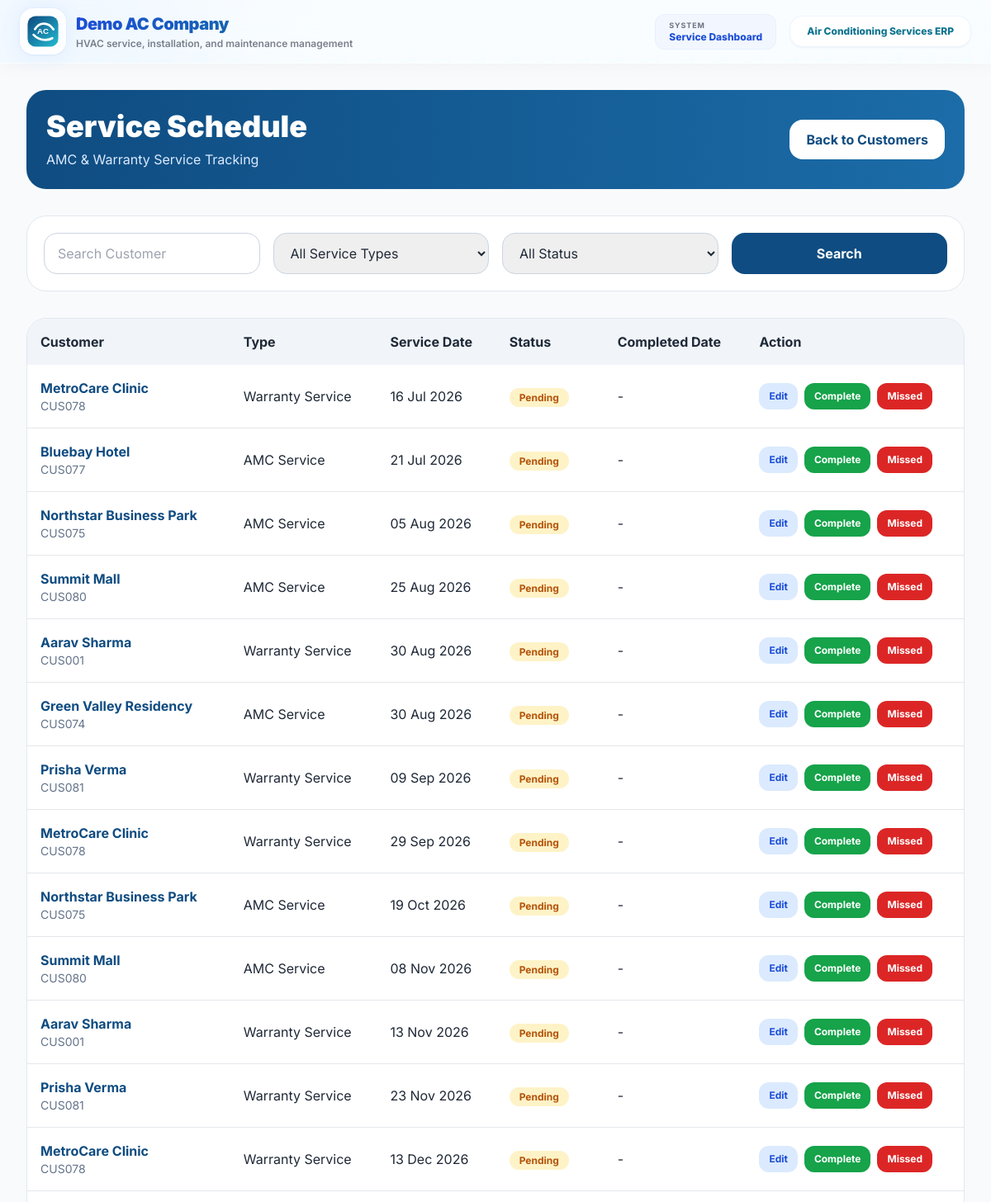
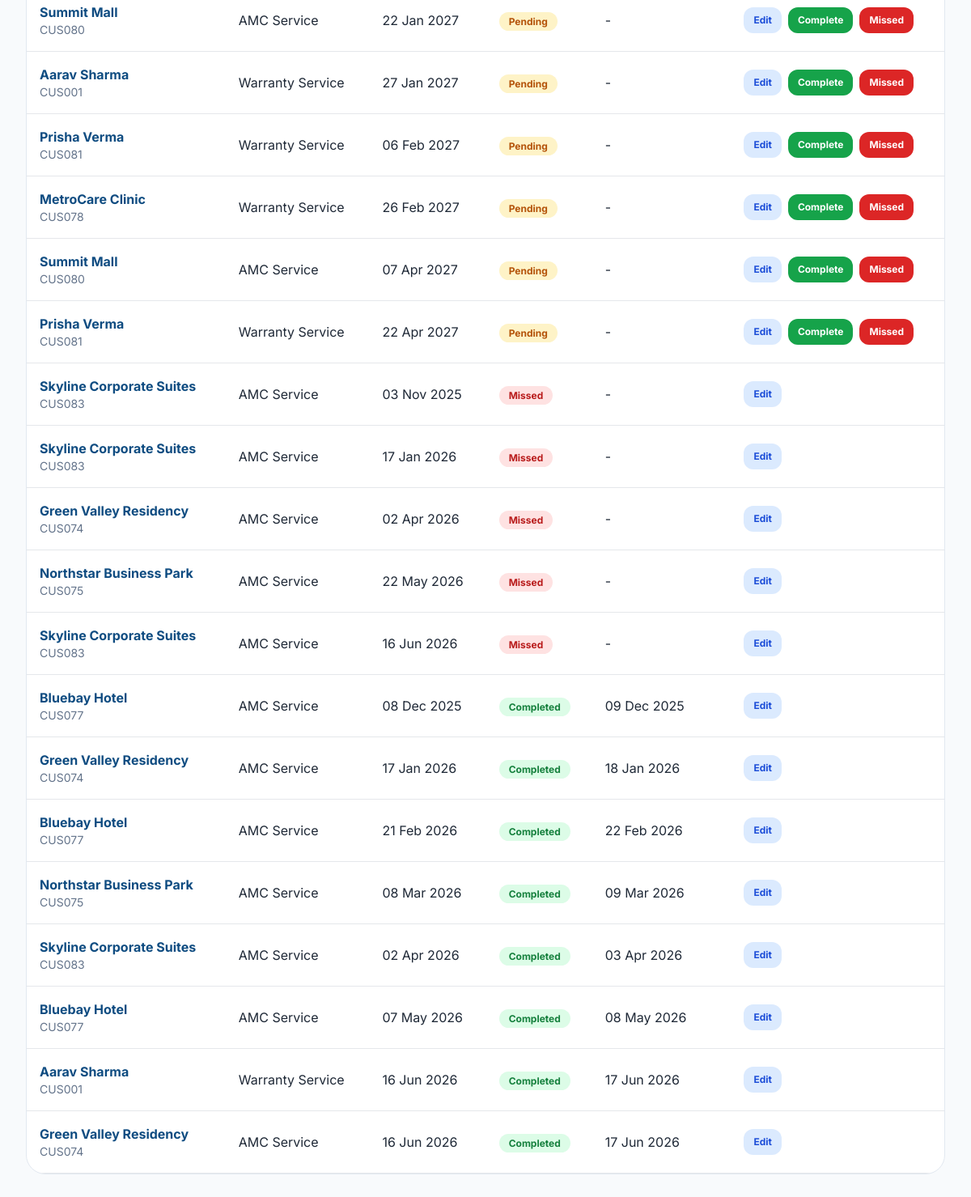
/customers/service-schedules/ (signed in), run on the app's committed database (2 pictures, top to bottom).
### customers/models.py (models this page shows, shortened)
class CustomerServiceSchedule(models.Model):
    SERVICE_TYPE_CHOICES = (
        ("WARRANTY", "Warranty Service"),
        ("AMC", "AMC Service"),
    )
    STATUS_CHOICES = (
        ("PENDING", "Pending"),
        ("COMPLETED", "Completed"),
        ("MISSED", "Missed"),
    )
    customer = models.ForeignKey(
        Customer,
        on_delete=models.CASCADE,
        related_name="service_schedules"
    )
    service_type = models.CharField(
        max_length=20,
        choices=SERVICE_TYPE_CHOICES
    )
    service_date = models.DateField()
    status = models.CharField(
        max_length=20,
        choices=STATUS_CHOICES,
        default="PENDING"
    )
    completed_date = models.DateField(blank=True, null=True)
    complaint_title = models.CharField(
        max_length=200,
        blank=True,
        null=True
    )
    complaint_description = models.TextField(
        blank=True,
        null=True
    )
    complaint_register = models.FileField(
        upload_to="complaint_registers/",
        blank=True,
        null=True
    )
    remarks = models.TextField(blank=True, null=True)
    created_at = models.DateTimeField(auto_now_add=True)
    updated_at = models.DateTimeField(auto_now=True)
    class Meta:
        unique_together = ("customer", "service_type", "service_date")
        ordering = ["service_date"]

class Customer(models.Model):
    CUSTOMER_CATEGORY_CHOICES = (
        ("GENERAL", "General Customer"),
        ("WARRANTY", "Warranty Customer"),
        ("AMC", "AMC Customer"),
    )
    customer_id = models.CharField(max_length=20, unique=True, blank=True)
    customer_category = models.CharField(
        max_length=20,
        choices=CUSTOMER_CATEGORY_CHOICES,
        default="GENERAL"
    )
    customer_name = models.CharField(max_length=200)
    company_name = models.CharField(max_length=200, blank=True, null=True)
    phone_number = models.CharField(max_length=15)
    whatsapp_number = models.CharField(max_length=15, blank=True, null=True)
    email = models.EmailField(blank=True, null=True)
    gst_number = models.CharField(max_length=30, blank=True, null=True)
    address = models.TextField(blank=True, null=True)
    landmark = models.CharField(max_length=200, blank=True, null=True)
    city = models.CharField(max_length=100, blank=True, null=True)
    state = models.CharField(max_length=100, blank=True, null=True)
    pincode = models.CharField(max_length=10, blank=True, null=True)
    remarks = models.TextField(blank=True, null=True)
    warranty_start_date = models.DateField(blank=True, null=True)
    warranty_end_date = models.DateField(blank=True, null=True)
    amc_start_date = models.DateField(blank=True, null=True)
    amc_end_date = models.DateField(blank=True, null=True)
    is_active = models.BooleanField(default=True)
    created_by = models.ForeignKey(
        User,
        on_delete=models.SET_NULL,
        blank=True,
        null=True,
        related_name="created_customers"
    )
    created_at = models.DateTimeField(auto_now_add=True)
    updated_at = models.DateTimeField(auto_now=True)
    class Meta:
        ordering = ["-id"]

### customers/views.py (the view, shortened to what this page needs)
@login_required
def customer_service_schedule_list(request):
    profile = get_profile(request)
    search = request.GET.get("search", "").strip()
    service_type = request.GET.get("service_type", "").strip()
    status = request.GET.get("status", "").strip()
    schedules = CustomerServiceSchedule.objects.select_related(
        "customer"
    ).annotate(
        status_order=Case(
            When(status="PENDING", then=Value(0)),
            When(status="MISSED", then=Value(1)),
            When(status="COMPLETED", then=Value(2)),
            default=Value(3),
            output_field=IntegerField(),
        )
    ).all().order_by("status_order", "service_date")
    if service_type:
        schedules = schedules.filter(service_type=service_type)
    if status:
        schedules = schedules.filter(status=status)
    return render(request, "customer_service_schedule_list.html", {
        "profile": profile,
        "schedules": schedules,
        "search": search,
        "service_type": service_type,
        "status": status,
        "service_type_choices": CustomerServiceSchedule.SERVICE_TYPE_CHOICES,
        "status_choices": CustomerServiceSchedule.STATUS_CHOICES,
    })

### customers/views.py (called while the page is built)
def get_profile(request):
    profile, created = Profile.objects.get_or_create(
        user=request.user,
        defaults={
            "role": "MANAGER"
        }
    )
    return profile

### puriaccooling/context_processors.py (called while the page is built)
def branding(request):
    return {"BRAND": APP_BRANDING}

### templates/customer_service_schedule_list.html (shortened to what this page needs)
{% extends 'base.html' %}
{% block content %}
<div class="min-h-screen bg-slate-50 px-4 sm:px-6 lg:px-8 py-8">
    <div class="max-w-7xl mx-auto">
        <div class="bg-gradient-to-r from-[#0F4C81] to-[#1B6CA8] rounded-3xl p-6 mb-8">
            <div class="flex flex-col md:flex-row md:justify-between md:items-center gap-4">
                <div>
                    <h1 class="text-4xl font-black text-white">
                        Service Schedule
                    </h1>
                    <p class="text-blue-100 mt-2">
                        AMC & Warranty Service Tracking
                    </p>
                </div>
                <a href="{% url 'customer_list' %}"
                   class="bg-white text-[#0F4C81] px-5 py-3 rounded-2xl font-bold">
                    Back to Customers
                </a>
            </div>
        </div>
        <div class="bg-white rounded-3xl border border-slate-200 p-5 mb-8">
            <form method="GET">
                <div class="grid grid-cols-1 md:grid-cols-4 gap-4">
                    <input type="text"
                           name="search"
                           value="{{ search }}"
                           placeholder="Search Customer"
                           class="border border-slate-300 rounded-2xl px-4 py-3">
                    <select name="service_type"
                            class="border border-slate-300 rounded-2xl px-4 py-3">
                        <option value="">All Service Types</option>
                    </select>
                    <select name="status"
                            class="border border-slate-300 rounded-2xl px-4 py-3">
                        <option value="">All Status</option>
                    </select>
                    <button type="submit"
                            class="bg-[#0F4C81] text-white rounded-2xl font-bold">
                        Search
                    </button>
                </div>
            </form>
        </div>
        <div class="bg-white rounded-3xl border border-slate-200 overflow-hidden">
            <div class="overflow-x-auto">
                <table class="w-full">
                    <thead class="bg-slate-100">
                        <tr>
                            <th class="px-4 py-4 text-left">
                                Customer
                            </th>
                            <th class="px-4 py-4 text-left">
                                Type
                            </th>
                            <th class="px-4 py-4 text-left">
                                Service Date
                            </th>
                            <th class="px-4 py-4 text-left">
                                Status
                            </th>
                            <th class="px-4 py-4 text-left">
                                Completed Date
                            </th>
                            <th class="px-4 py-4 text-left">
                                Action
                            </th>
                        </tr>
                    </thead>
                    <tbody>
                        {% for schedule in schedules %}
                        <tr class="border-b">
                            <td class="px-4 py-4">
                                <a href="{% url 'customer_detail' schedule.customer.id %}"
                                   class="font-bold text-[#0F4C81] hover:underline">
                                    {{ schedule.customer.customer_name }}
                                </a>
                                <div class="text-sm text-slate-500">
                                    {{ schedule.customer.customer_id }}
                                </div>
                            </td>
                            <td class="px-4 py-4">
                                {{ schedule.get_service_type_display }}
                            </td>
                            <td class="px-4 py-4">
                                {{ schedule.service_date|date:"d M Y" }}
                            </td>
                            <td class="px-4 py-4">
                                {% if schedule.status == "COMPLETED" %}
                                <span class="bg-green-100 text-green-700 px-3 py-1 rounded-full text-xs font-bold">
                                    Completed
                                </span>
                                {% elif schedule.status == "MISSED" %}
                                <span class="bg-red-100 text-red-700 px-3 py-1 rounded-full text-xs font-bold">
                                    Missed
                                </span>
                                {% else %}
                                <span class="bg-amber-100 text-amber-700 px-3 py-1 rounded-full text-xs font-bold">
                                    Pending
                                </span>
                                {% endif %}
                            </td>
                            <td class="px-4 py-4">
                                {{ schedule.completed_date|date:"d M Y"|default:"-" }}
                            </td>
                            <td class="px-4 py-4">
                                <div class="flex gap-2">
                                    <a href="{% url 'edit_service_schedule' schedule.id %}?next=schedule_list"
                                       class="bg-blue-100 text-blue-700 px-3 py-2 rounded-xl text-xs font-bold">
                                        Edit
                                    </a>
                                    {% if schedule.status == "PENDING" %}
                                    <a href="{% url 'complete_service_schedule' schedule.id %}"
                                       class="bg-green-600 text-white px-3 py-2 rounded-xl text-xs font-bold">
                                        Complete
                                    </a>
                                    <a href="{% url 'mark_service_missed' schedule.id %}"
                                       class="bg-red-600 text-white px-3 py-2 rounded-xl text-xs font-bold">
                                        Missed
                                    </a>
                                    {% endif %}
                                </div>
                            </td>
                        </tr>
                        {% empty %}
                        <tr>
                            <td colspan="6" class="text-center py-10">
                                No Service Schedule Found
                            </td>
                        </tr>
                        {% endfor %}
                    </tbody>
                </table>
            </div>
        </div>
    </div>
</div>
{% endblock %}

### templates/base.html (style rules this page uses)
body { font-family: 'Inter', sans-serif; scroll-behavior: smooth; }
.soft-grid { background-image: linear-gradient(rgba(59, 130, 246, 0.08) 1px, transparent 1px), linear-gradient(90deg, rgba(59, 130, 246, 0.08) 1px, transparent 1px); background-size: 42px 42px; }

### data on the page
CustomerServiceSchedule: customer.customer_name "MetroCare Clinic", customer.customer_id "CUS078", service_type "Warranty Service", service_date "16 Jul 2026", status "Pending", completed_date "-"
CustomerServiceSchedule: customer.customer_name "Bluebay Hotel", customer.customer_id "CUS077", service_type "AMC Service", service_date "21 Jul 2026", status "Pending", completed_date "-"
CustomerServiceSchedule: customer.customer_name "Northstar Business Park", customer.customer_id "CUS075", service_type "AMC Service", service_date "05 Aug 2026", status "Pending", completed_date "-"
CustomerServiceSchedule: customer.customer_name "Summit Mall", customer.customer_id "CUS080", service_type "AMC Service", service_date "25 Aug 2026", status "Pending", completed_date "-"
CustomerServiceSchedule: customer.customer_name "Aarav Sharma", customer.customer_id "CUS001", service_type "Warranty Service", service_date "30 Aug 2026", status "Pending", completed_date "-"
CustomerServiceSchedule: customer.customer_name "Green Valley Residency", customer.customer_id "CUS074", service_type "AMC Service", service_date "30 Aug 2026", status "Pending", completed_date "-"
CustomerServiceSchedule: customer.customer_name "Prisha Verma", customer.customer_id "CUS081", service_type "Warranty Service", service_date "09 Sep 2026", status "Pending", completed_date "-"
CustomerServiceSchedule: customer.customer_name "MetroCare Clinic", customer.customer_id "CUS078", service_type "Warranty Service", service_date "29 Sep 2026", status "Pending", completed_date "-"
CustomerServiceSchedule: customer.customer_name "Northstar Business Park", customer.customer_id "CUS075", service_type "AMC Service", service_date "19 Oct 2026", status "Pending", completed_date "-"
CustomerServiceSchedule: customer.customer_name "Summit Mall", customer.customer_id "CUS080", service_type "AMC Service", service_date "08 Nov 2026", status "Pending", completed_date "-"
CustomerServiceSchedule: customer.customer_name "Aarav Sharma", customer.customer_id "CUS001", service_type "Warranty Service", service_date "13 Nov 2026", status "Pending", completed_date "-"
CustomerServiceSchedule: customer.customer_name "Prisha Verma", customer.customer_id "CUS081", service_type "Warranty Service", service_date "23 Nov 2026", status "Pending", completed_date "-"
CustomerServiceSchedule: customer.customer_name "MetroCare Clinic", customer.customer_id "CUS078", service_type "Warranty Service", service_date "13 Dec 2026", status "Pending", completed_date "-"
CustomerServiceSchedule: customer.customer_name "Summit Mall", customer.customer_id "CUS080", service_type "AMC Service", service_date "22 Jan 2027", status "Pending", completed_date "-"
CustomerServiceSchedule: customer.customer_name "Aarav Sharma", customer.customer_id "CUS001", service_type "Warranty Service", service_date "27 Jan 2027", status "Pending", completed_date "-"
CustomerServiceSchedule: customer.customer_name "Prisha Verma", customer.customer_id "CUS081", service_type "Warranty Service", service_date "06 Feb 2027", status "Pending", completed_date "-"
CustomerServiceSchedule: customer.customer_name "MetroCare Clinic", customer.customer_id "CUS078", service_type "Warranty Service", service_date "26 Feb 2027", status "Pending", completed_date "-"
CustomerServiceSchedule: customer.customer_name "Summit Mall", customer.customer_id "CUS080", service_type "AMC Service", service_date "07 Apr 2027", status "Pending", completed_date "-"
CustomerServiceSchedule: customer.customer_name "Prisha Verma", customer.customer_id "CUS081", service_type "Warranty Service", service_date "22 Apr 2027", status "Pending", completed_date "-"
CustomerServiceSchedule: customer.customer_name "Skyline Corporate Suites", customer.customer_id "CUS083", service_type "AMC Service", service_date "03 Nov 2025", status "Missed", completed_date "-"
CustomerServiceSchedule: customer.customer_name "Skyline Corporate Suites", customer.customer_id "CUS083", service_type "AMC Service", service_date "17 Jan 2026", status "Missed", completed_date "-"
CustomerServiceSchedule: customer.customer_name "Green Valley Residency", customer.customer_id "CUS074", service_type "AMC Service", service_date "02 Apr 2026", status "Missed", completed_date "-"
CustomerServiceSchedule: customer.customer_name "Northstar Business Park", customer.customer_id "CUS075", service_type "AMC Service", service_date "22 May 2026", status "Missed", completed_date "-"
CustomerServiceSchedule: customer.customer_name "Skyline Corporate Suites", customer.customer_id "CUS083", service_type "AMC Service", service_date "16 Jun 2026", status "Missed", completed_date "-"
CustomerServiceSchedule: customer.customer_name "Bluebay Hotel", customer.customer_id "CUS077", service_type "AMC Service", service_date "08 Dec 2025", status "Completed", completed_date "09 Dec 2025"
CustomerServiceSchedule: customer.customer_name "Green Valley Residency", customer.customer_id "CUS074", service_type "AMC Service", service_date "17 Jan 2026", status "Completed", completed_date "18 Jan 2026"
CustomerServiceSchedule: customer.customer_name "Bluebay Hotel", customer.customer_id "CUS077", service_type "AMC Service", service_date "21 Feb 2026", status "Completed", completed_date "22 Feb 2026"
CustomerServiceSchedule: customer.customer_name "Northstar Business Park", customer.customer_id "CUS075", service_type "AMC Service", service_date "08 Mar 2026", status "Completed", completed_date "09 Mar 2026"
CustomerServiceSchedule: customer.customer_name "Skyline Corporate Suites", customer.customer_id "CUS083", service_type "AMC Service", service_date "02 Apr 2026", status "Completed", completed_date "03 Apr 2026"
CustomerServiceSchedule: customer.customer_name "Bluebay Hotel", customer.customer_id "CUS077", service_type "AMC Service", service_date "07 May 2026", status "Completed", completed_date "08 May 2026"
CustomerServiceSchedule: customer.customer_name "Aarav Sharma", customer.customer_id "CUS001", service_type "Warranty Service", service_date "16 Jun 2026", status "Completed", completed_date "17 Jun 2026"
CustomerServiceSchedule: customer.customer_name "Green Valley Residency", customer.customer_id "CUS074", service_type "AMC Service", service_date "16 Jun 2026", status "Completed", completed_date "17 Jun 2026"

### other printed values
{{ BRAND.TAGLINE }} "HVAC service, installation, and maintenance management"
{{ BRAND.APP_NAME }} "Air Conditioning Services ERP"
